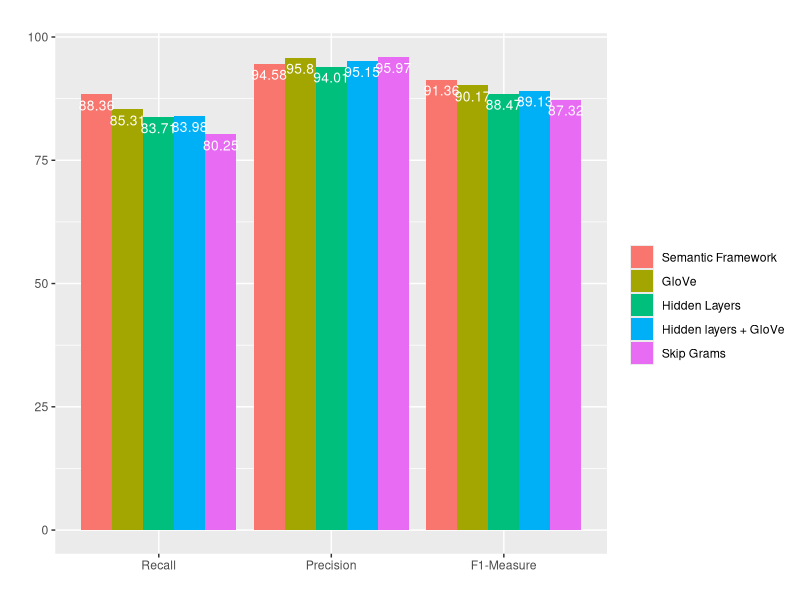

Write the R code that produced this figure.
library(ggplot2)

# 950 x 255
#Antiga Ordenação
valoresExp1 <- c(87.58, 85.96, 86.70, 92, 87.96, 89.83, 87.41, 89.12, 88.17, 84.29, 87.05, 85.09, 87.52, 92.15, 89.83)
valoresExp2 <- c(99.57, 77.80, 87.35, 93.26, 84.97, 88.68, 94.09, 83.39, 88.31, 93.10, 83.14, 87.61, 96.72, 81.4, 89.06)
valoresExp3 <- c(86.67, 71.85, 78.01, 77.92, 84.23, 80.53, 77.7, 76.74, 76.93, 74.96, 84.52, 78.36, 95.18, 80.89, 88.03)
valoresExp4 <- c(79.47, 80.15, 79.64, 77.12, 76.73, 76.49, 83.33, 75.27, 78.92, 71.53, 72.21, 71.71, 97.66, 99.78, 98.71)

#Nova ordenação
valoresExp1 <- c(87.52, 92.15, 89.83, 92, 87.96, 89.83, 87.58, 85.96, 86.70, 87.41, 89.12, 88.17, 84.29, 87.05, 85.09)
valoresExp2 <- c(96.72, 81.4, 89.06, 93.26, 84.97, 88.68, 99.57, 77.80, 87.35, 94.09, 83.39, 88.31, 93.10, 83.14, 87.61)
valoresExp3 <- c(95.18, 80.89, 88.03, 77.92, 84.23, 80.53, 86.67, 71.85, 78.01, 77.7, 76.74, 76.93, 74.96, 84.52, 78.36)
valoresExp4 <- c(97.66, 99.78, 98.71, 77.12, 76.73, 76.49, 79.47, 80.15, 79.64, 83.33, 75.27, 78.92, 71.53, 72.21, 71.71)
valoresExp5 <- c(88.36, 94.58, 91.36, 85.31, 95.80, 90.17, 83.71, 94.01, 88.47, 83.98, 95.15, 89.13, 80.25, 95.97, 87.32)

# df1 <- data.frame(supp=rep(c("Hidden Layers", "GloVe", "Hidden layers + GloVe", "Skip Grams", "Semantic Framework"), each=3),
#                   metric=rep(c("Recall", "Precision", "F1-Measure"),5),
#                   len=valoresExp4)

# head(df1)
# df1$metric <- factor(df1$metric, levels = c("Recall", "Precision", "F1-Measure"))

# ggplot(data=df1, aes(x=metric, y=len, fill=supp)) +
#   geom_bar(stat="identity", position=position_dodge()) +
#   geom_text(aes(label=len), vjust=1.6, color="white",
#           position = position_dodge(0.9), size=3.5) +
#   labs(title="", x = "", y = "", color = "Categorias", fill = "")

headers <- c("Semantic Framework", "GloVe", "Hidden Layers", "Hidden layers + GloVe", "Skip Grams")

dfCerto <- data.frame(supp=rep(headers, each=3),
                  metric=rep(c("Recall", "Precision", "F1-Measure"),5),
                  len=valoresExp5)

head(dfCerto)
dfCerto$supp <- factor(dfCerto$supp, levels = headers)
dfCerto$metric <- factor(dfCerto$metric, levels = c("Recall", "Precision", "F1-Measure"))

ggplot(data=dfCerto, aes(x=metric, y=len, fill=supp)) +
  geom_bar(stat="identity", position=position_dodge()) +
  geom_text(aes(label=len), vjust=1.6, color="white",
          position = position_dodge(0.9), size=3.5) +
  labs(title="", x = "", y = "", color = "Categorias", fill = "")
